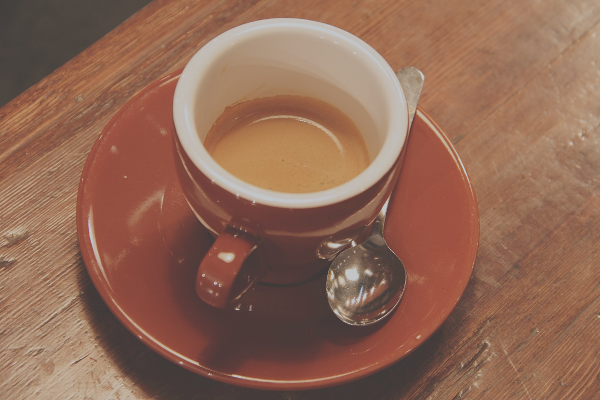
#> input picture datasets/evaluation/contrast-input.png, 600 x 400 px
$ python -i light.py   (imports and definitions only)
#> lines starting #> are read from the running program, lines starting #| are printed output that depends on the picture
#> further down, picture is the input picture: shape (400, 600, 3); mean B, G, R 85.4, 104.3, 144.3
import cv2
import numpy as np


def luminance_clahe(image, clip):
#> called with clip = 1.8
    lab = cv2.cvtColor(image, cv2.COLOR_BGR2LAB)
#> lab: shape (400, 600, 3); mean of channels 0, 1, 2 158.7, 138.1, 141.8
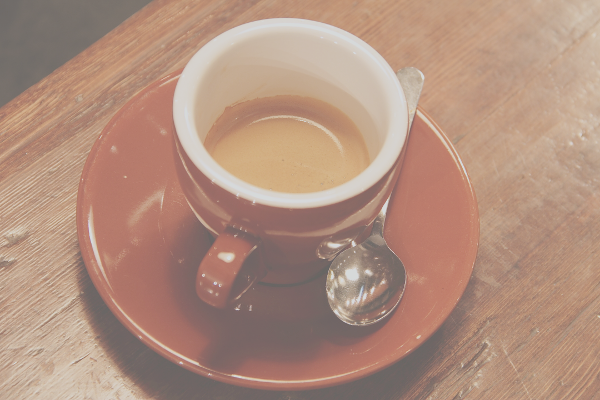
#> image: shape (400, 600, 3); mean of channels 0, 1, 2 126.8, 143.7, 176.8; drawn as B, G, R
    lab[:, :, 0] = cv2.createCLAHE(clipLimit=clip, tileGridSize=(8, 8)).apply(lab[:, :, 0])
#> lab: shape (400, 600, 3); mean of channels 0, 1, 2 147.3, 138.1, 141.8
    return cv2.cvtColor(lab, cv2.COLOR_LAB2BGR)
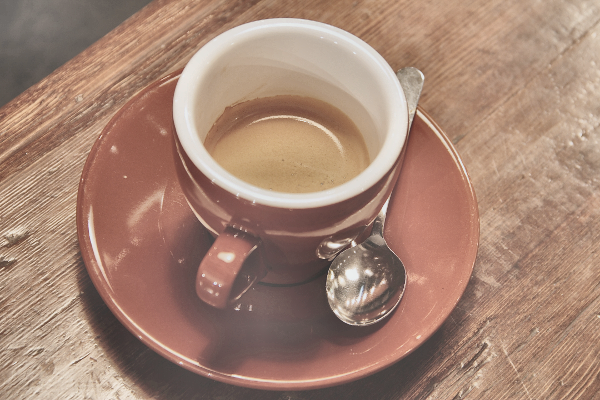
#> returned value: shape (400, 600, 3); mean B, G, R 116.1, 132.7, 165.1


def apply(image, gamma=1.6, clip=1.8, brightness=0):
    table = np.uint8(np.clip(255 * (np.arange(256) / 255) ** (1 / gamma) + brightness, 0, 255))
    return luminance_clahe(cv2.LUT(image, table), clip)

>>> import cv2
>>> picture = cv2.imread('../../../datasets/evaluation/contrast-input.png')
>>> result = apply(picture)
